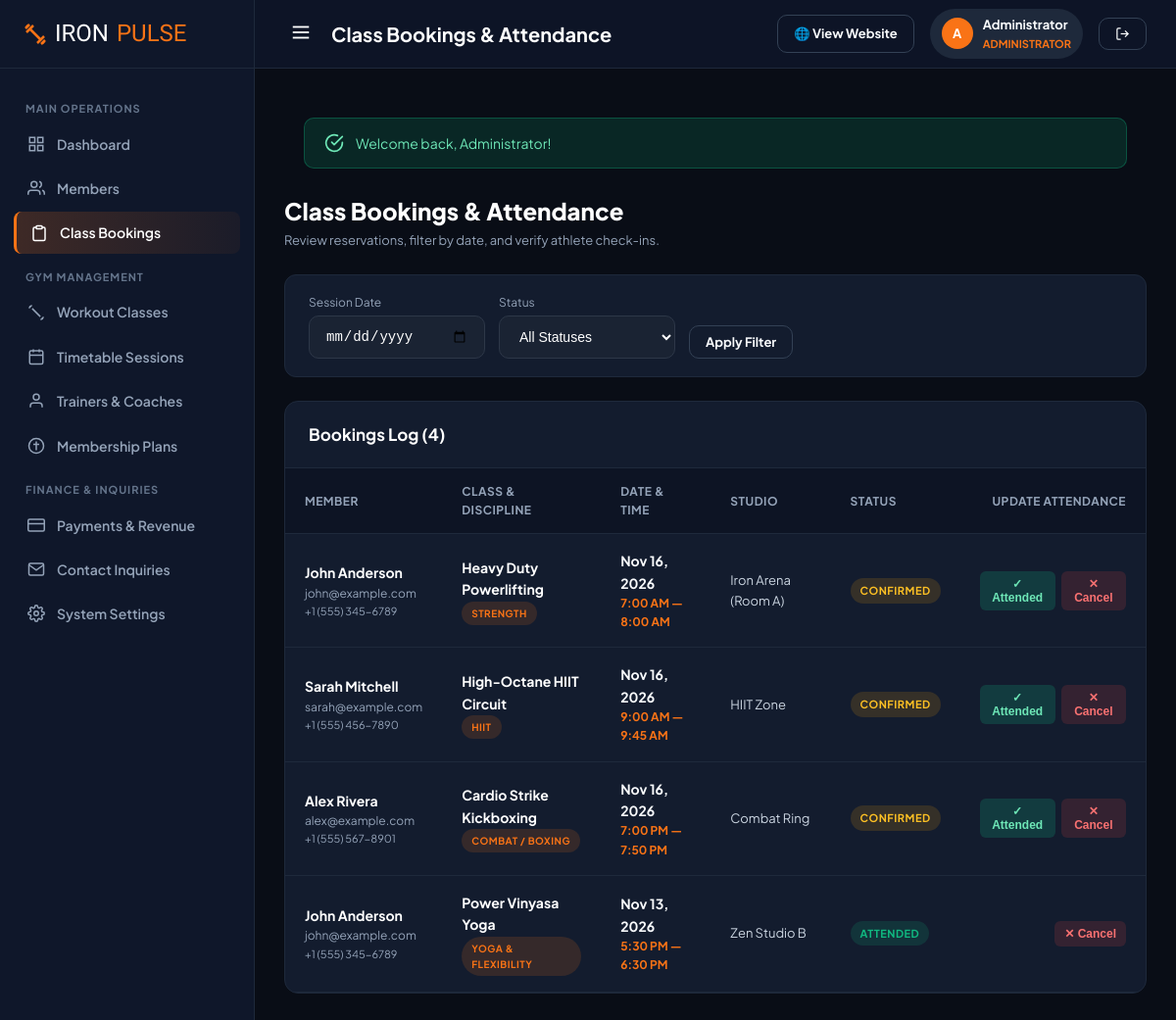
The app's page /admin/bookings.php (signed in) with its own data.
### tables this page shows
CREATE TABLE `users` (
  `id` INT AUTO_INCREMENT PRIMARY KEY,
  `full_name` VARCHAR(100) NOT NULL,
  `email` VARCHAR(120) NOT NULL UNIQUE,
  `password` VARCHAR(255) NOT NULL,
  `phone` VARCHAR(30) DEFAULT NULL,
  `role` ENUM('admin', 'member') NOT NULL DEFAULT 'member',
  `gender` ENUM('male', 'female', 'other') DEFAULT 'other',
  `dob` DATE DEFAULT NULL,
  `avatar` VARCHAR(255) DEFAULT 'default-avatar.png',
  `address` TEXT DEFAULT NULL,
  `emergency_contact` VARCHAR(150) DEFAULT NULL,
  `fitness_goals` TEXT DEFAULT NULL,
  `status` ENUM('active', 'inactive', 'suspended') NOT NULL DEFAULT 'active',
  `created_at` TIMESTAMP DEFAULT CURRENT_TIMESTAMP,
  `updated_at` TIMESTAMP DEFAULT CURRENT_TIMESTAMP ON UPDATE CURRENT_TIMESTAMP
);

CREATE TABLE `class_bookings` (
  `id` INT AUTO_INCREMENT PRIMARY KEY,
  `schedule_id` INT NOT NULL,
  `user_id` INT NOT NULL,
  `booking_date` DATE NOT NULL,
  `status` ENUM('confirmed', 'attended', 'cancelled') NOT NULL DEFAULT 'confirmed',
  `booked_at` TIMESTAMP DEFAULT CURRENT_TIMESTAMP,
  FOREIGN KEY (`schedule_id`) REFERENCES `class_schedules` (`id`) ON DELETE CASCADE,
  FOREIGN KEY (`user_id`) REFERENCES `users` (`id`) ON DELETE CASCADE
);

CREATE TABLE `classes` (
  `id` INT AUTO_INCREMENT PRIMARY KEY,
  `name` VARCHAR(120) NOT NULL,
  `category` ENUM('Strength', 'Cardio', 'HIIT', 'Yoga & Flexibility', 'Combat / Boxing', 'Crossfit') NOT NULL DEFAULT 'Strength',
  `trainer_id` INT DEFAULT NULL,
  `description` TEXT DEFAULT NULL,
  `duration_minutes` INT NOT NULL DEFAULT 60,
  `capacity` INT NOT NULL DEFAULT 20,
  `intensity` ENUM('Beginner', 'Intermediate', 'Advanced', 'All Levels') NOT NULL DEFAULT 'All Levels',
  `image` VARCHAR(255) DEFAULT 'class-default.jpg',
  `status` ENUM('active', 'inactive') NOT NULL DEFAULT 'active',
  `created_at` TIMESTAMP DEFAULT CURRENT_TIMESTAMP,
  FOREIGN KEY (`trainer_id`) REFERENCES `trainers` (`id`) ON DELETE SET NULL
);

CREATE TABLE `class_schedules` (
  `id` INT AUTO_INCREMENT PRIMARY KEY,
  `class_id` INT NOT NULL,
  `day_of_week` ENUM('Monday', 'Tuesday', 'Wednesday', 'Thursday', 'Friday', 'Saturday', 'Sunday') NOT NULL,
  `start_time` TIME NOT NULL,
  `end_time` TIME NOT NULL,
  `room` VARCHAR(80) DEFAULT 'Main Studio A',
  `created_at` TIMESTAMP DEFAULT CURRENT_TIMESTAMP,
  FOREIGN KEY (`class_id`) REFERENCES `classes` (`id`) ON DELETE CASCADE
);

### config/config.php (called while the page is built, shortened)
<?php
function url($path = '') {
    $cleanPath = ltrim($path, '/');
    return BASE_URL . ($cleanPath ? '/' . $cleanPath : '');
}
function asset($path = '') {
    return url('assets/' . ltrim($path, '/'));
}
function format_date($dateStr, $format = 'M d, Y') {
    $time = strtotime($dateStr);
    return $time ? date($format, $time) : '-';
}
function format_time($timeStr) {
    $time = strtotime($timeStr);
    return $time ? date('g:i A', $time) : '-';
}

### config/auth.php (called while the page is built, shortened)
<?php
require_once __DIR__ . '/config.php';
function current_user() {
    static $user = null;
    if ($user === null) {
        $db = getDB();
        $stmt = $db->prepare("SELECT * FROM users WHERE id = ? AND status = 'active' LIMIT 1");
        $stmt->execute([$_SESSION['user_id']]);
        $user = $stmt->fetch();
    }
    return $user;
}

### admin/bookings.php (the view, shortened to what this page needs)
<?php
$pageTitle = "Class Bookings & Attendance";
require_once __DIR__ . '/../config/config.php';
require_once __DIR__ . '/../config/auth.php';
$db = getDB();
$dateFilter = trim($_GET['date'] ?? '');
$query = "
    SELECT b.*, u.full_name AS member_name, u.email AS member_email, u.phone AS member_phone,
           c.name AS class_name, c.category, s.day_of_week, s.start_time, s.end_time, s.room,
           t.name AS trainer_name
    FROM class_bookings b
    JOIN users u ON b.user_id = u.id
    JOIN class_schedules s ON b.schedule_id = s.id
    JOIN classes c ON s.class_id = c.id
    LEFT JOIN trainers t ON c.trainer_id = t.id
    WHERE 1=1
";
$params = [];
$query .= " ORDER BY b.booking_date DESC, s.start_time ASC";
$stmt = $db->prepare($query);
$stmt->execute($params);
$bookings = $stmt->fetchAll();
require_once __DIR__ . '/includes/admin_header.php';
?>
<div style="display: flex; justify-content: space-between; align-items: center; margin-bottom: 24px; flex-wrap: wrap; gap: 14px;">
    <div>
        <h1 style="font-size: 24px; font-weight: 800; color: #fff;">Class Bookings & Attendance</h1>
        <p style="color: var(--admin-muted); font-size: 13px;">Review reservations, filter by date, and verify athlete check-ins.</p>
    </div>
</div>
<div style="background: var(--admin-card); border: 1px solid var(--admin-border); border-radius: 12px; padding: 18px 24px; margin-bottom: 24px;">
    <form method="GET" action="" style="display: flex; gap: 14px; flex-wrap: wrap; align-items: center;">
        <div style="width: 180px;">
            <label style="font-size: 12px; color: var(--admin-muted); margin-bottom: 4px; display: block;">Session Date</label>
            <input type="date" name="date" class="form-control" value="<?= htmlspecialchars($dateFilter) ?>">
        </div>
        <div style="width: 180px;">
            <label style="font-size: 12px; color: var(--admin-muted); margin-bottom: 4px; display: block;">Status</label>
            <select name="status" class="form-control">
                <option value="">All Statuses</option>
            </select>
        </div>
        <div style="align-self: flex-end;">
            <button type="submit" class="btn btn-outline btn-sm">Apply Filter</button>
        </div>
    </form>
</div>
<div class="data-card">
    <div class="data-card-header">
        <div class="data-card-title">Bookings Log (<?= count($bookings) ?>)</div>
    </div>
    <div class="data-table-wrapper">
        <table class="data-table">
            <thead>
                <tr>
                    <th>Member</th>
                    <th>Class & Discipline</th>
                    <th>Date & Time</th>
                    <th>Studio</th>
                    <th>Status</th>
                    <th style="text-align: right;">Update Attendance</th>
                </tr>
            </thead>
            <tbody>
                <?php if (!empty($bookings)): ?>
                    <?php foreach ($bookings as $b): ?>
                        <tr>
                            <td>
                                <strong style="color: #fff; font-size: 14px;"><?= htmlspecialchars($b['member_name']) ?></strong>
                                <div style="font-size: 12px; color: var(--admin-muted);"><?= htmlspecialchars($b['member_email']) ?></div>
                                <div style="font-size: 11px; color: var(--admin-muted);"><?= htmlspecialchars($b['member_phone'] ?? '') ?></div>
                            </td>
                            <td>
                                <strong style="color: #fff;"><?= htmlspecialchars($b['class_name']) ?></strong>
                                <div><span class="badge badge-primary" style="font-size: 10px;"><?= htmlspecialchars($b['category']) ?></span></div>
                            </td>
                            <td>
                                <strong><?= format_date($b['booking_date']) ?></strong>
                                <div style="color: var(--admin-primary); font-size: 12px; font-weight: 700;">
                                    <?= format_time($b['start_time']) ?> &mdash; <?= format_time($b['end_time']) ?>
                                </div>
                            </td>
                            <td style="font-size: 13px; color: var(--text-secondary);">
                                <?= htmlspecialchars($b['room']) ?>
                            </td>
                            <td>
                                <?php if ($b['status'] === 'confirmed'): ?>
                                    <span class="badge badge-warning">Confirmed</span>
                                <?php elseif ($b['status'] === 'attended'): ?>
                                    <span class="badge badge-success">Attended</span>
                                <?php else: ?>
                                    <span class="badge badge-danger">Cancelled</span>
                                <?php endif; ?>
                            </td>
                            <td style="text-align: right;">
                                <form method="POST" action="" style="display:inline-flex; gap: 6px;">
                                    <?php if ($b['status'] !== 'attended'): ?>
                                        <button type="submit" name="new_status" value="attended" class="action-btn" style="background: rgba(16,185,129,0.2); color: #6ee7b7;">
                                            ✓ Attended
                                        </button>
                                    <?php endif; ?>
                                    <?php if ($b['status'] !== 'cancelled'): ?>
                                        <button type="submit" name="new_status" value="cancelled" class="action-btn action-btn-delete">
                                            ✕ Cancel
                                        </button>
                                    <?php endif; ?>
                                </form>
                            </td>
                        </tr>
                    <?php endforeach; ?>
                <?php else: ?>
                    <tr><td colspan="6" style="text-align: center; color: var(--admin-muted); padding: 40px;">No bookings found.</td></tr>
                <?php endif; ?>
            </tbody>
        </table>
    </div>
</div>
<?php require_once __DIR__ . '/includes/admin_footer.php'; ?>

### admin/includes/admin_header.php (shortened to what this page needs)
<?php
require_once __DIR__ . '/../../config/config.php';
require_once __DIR__ . '/../../config/auth.php';
$adminUser = current_user();
$curAdminPage = basename($_SERVER['SCRIPT_NAME'] ?? '');
?>
<!DOCTYPE html>
<html lang="en">
<head>
    <link rel="stylesheet" href="<?= asset('css/style.css') ?>">
    <link rel="stylesheet" href="<?= asset('css/admin.css') ?>">
</head>
<body class="admin-body">
<aside class="admin-sidebar" id="adminSidebar">
    <div class="sidebar-brand">
        <svg width="24" height="24" viewBox="0 0 24 24" fill="none" stroke="currentColor" stroke-width="2.5" style="color: var(--admin-primary);"><path d="m6.5 6.5 11 11"/><path d="m21 21-1-1"/><path d="m3 3 1 1"/><path d="m18 22 4-4"/><path d="m2 6 4-4"/><path d="m3 10 7-7"/><path d="m14 21 7-7"/></svg>
        IRON<span>PULSE</span>
    </div>
    <div class="sidebar-menu">
        <div class="menu-category">Main Operations</div>
        <a href="<?= url('admin/index.php') ?>" class="menu-link <?= $curAdminPage === 'index.php' ? 'active' : '' ?>">
            <svg viewBox="0 0 24 24" fill="none" stroke="currentColor" stroke-width="2"><rect x="3" y="3" width="7" height="7"/><rect x="14" y="3" width="7" height="7"/><rect x="14" y="14" width="7" height="7"/><rect x="3" y="14" width="7" height="7"/></svg>
            Dashboard
        </a>
        <a href="<?= url('admin/members.php') ?>" class="menu-link <?= in_array($curAdminPage, ['members.php', 'member-add.php', 'member-view.php']) ? 'active' : '' ?>">
            <svg viewBox="0 0 24 24" fill="none" stroke="currentColor" stroke-width="2"><path d="M17 21v-2a4 4 0 0 0-4-4H5a4 4 0 0 0-4 4v2"/><circle cx="9" cy="7" r="4"/><path d="M23 21v-2a4 4 0 0 0-3-3.87"/><path d="M16 3.13a4 4 0 0 1 0 7.75"/></svg>
            Members
        </a>
        <a href="<?= url('admin/bookings.php') ?>" class="menu-link <?= $curAdminPage === 'bookings.php' ? 'active' : '' ?>">
            <svg viewBox="0 0 24 24" fill="none" stroke="currentColor" stroke-width="2"><path d="M16 4h2a2 2 0 0 1 2 2v14a2 2 0 0 1-2 2H6a2 2 0 0 1-2-2V6a2 2 0 0 1 2-2h2"/><rect x="8" y="2" width="8" height="4" rx="1" ry="1"/></svg>
            Class Bookings
        </a>
        <div class="menu-category">Gym Management</div>
        <a href="<?= url('admin/classes.php') ?>" class="menu-link <?= $curAdminPage === 'classes.php' ? 'active' : '' ?>">
            <svg viewBox="0 0 24 24" fill="none" stroke="currentColor" stroke-width="2"><path d="m6.5 6.5 11 11"/><path d="m21 21-1-1"/><path d="m3 3 1 1"/><path d="m18 22 4-4"/><path d="m2 6 4-4"/></svg>
            Workout Classes
        </a>
        <a href="<?= url('admin/schedule.php') ?>" class="menu-link <?= $curAdminPage === 'schedule.php' ? 'active' : '' ?>">
            <svg viewBox="0 0 24 24" fill="none" stroke="currentColor" stroke-width="2"><rect x="3" y="4" width="18" height="18" rx="2" ry="2"/><line x1="16" y1="2" x2="16" y2="6"/><line x1="8" y1="2" x2="8" y2="6"/><line x1="3" y1="10" x2="21" y2="10"/></svg>
            Timetable Sessions
        </a>
        <a href="<?= url('admin/trainers.php') ?>" class="menu-link <?= $curAdminPage === 'trainers.php' ? 'active' : '' ?>">
            <svg viewBox="0 0 24 24" fill="none" stroke="currentColor" stroke-width="2"><path d="M20 21v-2a4 4 0 0 0-4-4H8a4 4 0 0 0-4 4v2"/><circle cx="12" cy="7" r="4"/></svg>
            Trainers & Coaches
        </a>
        <a href="<?= url('admin/plans.php') ?>" class="menu-link <?= $curAdminPage === 'plans.php' ? 'active' : '' ?>">
            <svg viewBox="0 0 24 24" fill="none" stroke="currentColor" stroke-width="2"><circle cx="12" cy="12" r="10"/><path d="M12 6v12"/><path d="M8 10h8"/></svg>
            Membership Plans
        </a>
        <div class="menu-category">Finance & Inquiries</div>
        <a href="<?= url('admin/payments.php') ?>" class="menu-link <?= $curAdminPage === 'payments.php' ? 'active' : '' ?>">
            <svg viewBox="0 0 24 24" fill="none" stroke="currentColor" stroke-width="2"><rect x="1" y="4" width="22" height="16" rx="2" ry="2"/><line x1="1" y1="10" x2="23" y2="10"/></svg>
            Payments & Revenue
        </a>
        <a href="<?= url('admin/inquiries.php') ?>" class="menu-link <?= $curAdminPage === 'inquiries.php' ? 'active' : '' ?>">
            <svg viewBox="0 0 24 24" fill="none" stroke="currentColor" stroke-width="2"><path d="M4 4h16c1.1 0 2 .9 2 2v12c0 1.1-.9 2-2 2H4c-1.1 0-2-.9-2-2V6c0-1.1.9-2 2-2z"/><polyline points="22,6 12,13 2,6"/></svg>
            Contact Inquiries
        </a>
        <a href="<?= url('admin/settings.php') ?>" class="menu-link <?= $curAdminPage === 'settings.php' ? 'active' : '' ?>">
            System Settings
        </a>
    </div>
</aside>
<div class="admin-main">
    <header class="admin-header">
        <div style="display: flex; align-items: center; gap: 14px;">
            <button id="sidebarToggle" class="menu-toggle" style="display: block; @media(min-width:901px){display:none;}" aria-label="Toggle navigation">
                <svg width="22" height="22" viewBox="0 0 24 24" fill="none" stroke="currentColor" stroke-width="2"><line x1="3" y1="12" x2="21" y2="12"/><line x1="3" y1="6" x2="21" y2="6"/><line x1="3" y1="18" x2="21" y2="18"/></svg>
            </button>
            <div class="admin-header-title"><?= $pageTitle ?? 'Administration Dashboard' ?></div>
        </div>
        <div class="admin-header-actions">
            <a href="<?= url('index.php') ?>" class="btn btn-outline btn-sm" target="_blank" title="Preview Public Site">
                🌐 View Website
            </a>
            <div class="admin-user-pill">
                <div class="admin-user-avatar">
                    <?= strtoupper(substr($adminUser['full_name'], 0, 1)) ?>
                </div>
                <div>
                    <strong><?= htmlspecialchars($adminUser['full_name']) ?></strong>
                    <div style="font-size: 11px; color: var(--admin-primary); font-weight: 700;">ADMINISTRATOR</div>
                </div>
            </div>
            <a href="<?= url('logout.php') ?>" class="btn btn-outline btn-sm" title="Log Out">
                <svg width="15" height="15" viewBox="0 0 24 24" fill="none" stroke="currentColor" stroke-width="2"><path d="M9 21H5a2 2 0 0 1-2-2V5a2 2 0 0 1 2-2h4"/><polyline points="16 17 21 12 16 7"/><line x1="21" y1="12" x2="9" y2="12"/></svg>
            </a>
        </div>
    </header>
    <div class="admin-content">
        <?php require_once __DIR__ . '/../../includes/alerts.php'; ?>

### records on screen
users: full_name "A", full_name "Administrator"
class_bookings: user.full_name "John Anderson", user.email "john@example.com", user.phone "+1 (555) 345-6789", classes.name "Heavy Duty Powerlifting", classes.category "STRENGTH", booking_date "Nov 16, 2026", schedule.start_time "7:00 AM", schedule.end_time "8:00 AM", schedule.room "Iron Arena (Room A)", status "CONFIRMED"
class_bookings: user.full_name "Sarah Mitchell", user.email "sarah@example.com", user.phone "+1 (555) 456-7890", classes.name "High-Octane HIIT Circuit", classes.category "HIIT", booking_date "Nov 16, 2026", schedule.start_time "9:00 AM", schedule.end_time "9:45 AM", schedule.room "HIIT Zone", status "CONFIRMED"
class_bookings: user.full_name "Alex Rivera", user.email "alex@example.com", user.phone "+1 (555) 567-8901", classes.name "Cardio Strike Kickboxing", classes.category "COMBAT / BOXING", booking_date "Nov 16, 2026", schedule.start_time "7:00 PM", schedule.end_time "7:50 PM", schedule.room "Combat Ring", status "CONFIRMED"
class_bookings: user.full_name "John Anderson", user.email "john@example.com", user.phone "+1 (555) 345-6789", classes.name "Power Vinyasa Yoga", classes.category "YOGA & FLEXIBILITY", booking_date "Nov 13, 2026", schedule.start_time "5:30 PM", schedule.end_time "6:30 PM", schedule.room "Zen Studio B", status "ATTENDED"

### other values on screen
$pageTitle "Class Bookings & Attendance"
$flash['message'] "Welcome back, Administrator!"
count($bookings) "4"
